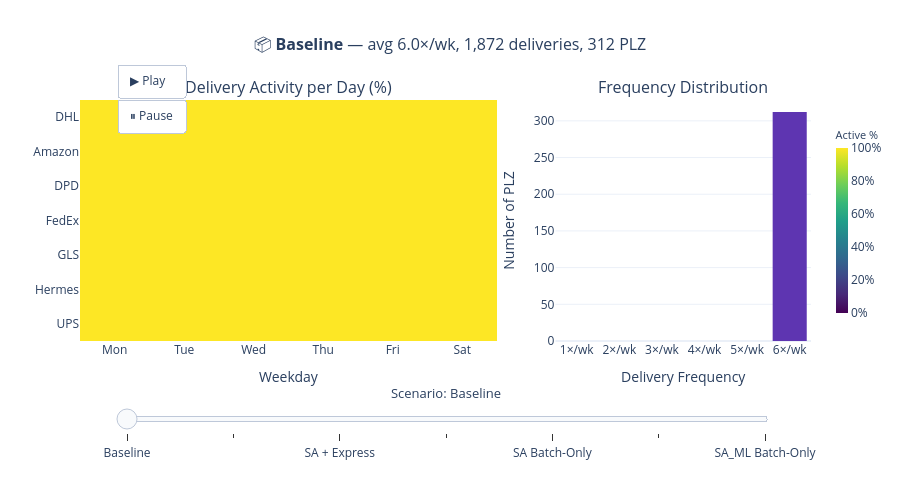

Notebook source saved alongside this figure:
### Markdown cell above
## 5. Delivery Schedule Overview

Interactive animated visualisation of the optimised delivery schedules.
The heatmap shows the percentage of PLZ areas receiving deliveries on
each weekday under every scenario.  The frequency chart reveals how
batch consolidation shifts from daily (6×/week) to reduced frequencies
(2–3×/week).

Use **▶ Play** to animate through scenarios, or drag the slider.

### Code cell
# â”€â”€ Interactive schedule overview â”€â”€â”€â”€â”€â”€â”€â”€â”€â”€â”€â”€â”€â”€â”€â”€â”€â”€â”€â”€â”€â”€â”€â”€â”€â”€â”€â”€â”€â”€â”€â”€â”€â”€â”€â”€â”€â”€â”€â”€â”€â”€â”€
fig_schedule = evaluation.plot_schedule_overview(
    scenario_schedules_by_provider,
    PROVIDERS, SCENARIO_NAMES, WEEKDAYS[:N_DAYS],
)
fig_schedule.show()

### Figure 1 — Plotly figure (JSON) as saved in the notebook; plotly's stock layout.template omitted (floating-point values rounded to 4 significant figures)
{"data": [{"colorbar": {"len": 0.85, "thickness": 12, "ticksuffix": "%", "title": {"font": {"size": 11}, "text": "Active %"}}, "colorscale": [[0, "#440154"], [0.1111, "#482878"], [0.2222, "#3e4989"], [0.3333, "#31688e"], [0.4444, "#26828e"], [0.5556, "#1f9e89"], [0.6667, "#35b779"], [0.7778, "#6ece58"], [0.8889, "#b5de2b"], [1, "#fde725"]], "hovertemplate": "<b>%{y}</b> — %{x}<br>Active: %{z:.0f}%<extra></extra>", "type": "heatmap", "x": ["Mon", "Tue", "Wed", "Thu", "Fri", "Sat"], "xaxis": "x", "y": ["DHL", "Amazon", "DPD", "FedEx", "GLS", "Hermes", "UPS"], "yaxis": "y", "z": [[100.0, 100.0, 100.0, 100.0, 100.0, 100.0], [100.0, 100.0, 100.0, 100.0, 100.0, 100.0], [100.0, 100.0, 100.0, 100.0, 100.0, 100.0], [100.0, 100.0, 100.0, 100.0, 100.0, 100.0], [100.0, 100.0, 100.0, 100.0, 100.0, 100.0], [100.0, 100.0, 100.0, 100.0, 100.0, 100.0], [100.0, 100.0, 100.0, 100.0, 100.0, 100.0]], "zmax": 100, "zmin": 0}, {"hovertemplate": "<b>%{x}</b>: %{y} PLZ<extra></extra>", "marker": {"color": "#5E35B1", "line": {"width": 0}}, "type": "bar", "x": ["1×/wk", "2×/wk", "3×/wk", "4×/wk", "5×/wk", "6×/wk"], "xaxis": "x2", "y": [0, 0, 0, 0, 0, 312], "yaxis": "y2"}], "layout": {"annotations": [{"font": {"size": 16}, "showarrow": false, "text": "Delivery Activity per Day (%)", "x": 0.2852, "xanchor": "center", "xref": "paper", "y": 1, "yanchor": "bottom", "yref": "paper"}, {"font": {"size": 16}, "showarrow": false, "text": "Frequency Distribution", "x": 0.8252, "xanchor": "center", "xref": "paper", "y": 1, "yanchor": "bottom", "yref": "paper"}], "height": 480, "margin": {"b": 80, "l": 80, "r": 30, "t": 100}, "sliders": [{"active": 0, "currentvalue": {"font": {"size": 13}, "prefix": "Scenario: ", "visible": true, "xanchor": "center"}, "len": 0.9, "pad": {"b": 10, "t": 40}, "steps": [{"args": [["Baseline"], {"frame": {"duration": 500, "redraw": true}, "mode": "immediate", "transition": {"duration": 300}}], "label": "Baseline", "method": "animate"}, {"args": [["Fixed + Express"], {"frame": {"duration": 500, "redraw": true}, "mode": "immediate", "transition": {"duration": 300}}], "label": "Fixed + Express", "method": "animate"}, {"args": [["SA + Express"], {"frame": {"duration": 500, "redraw": true}, "mode": "immediate", "transition": {"duration": 300}}], "label": "SA + Express", "method": "animate"}, {"args": [["Fixed Batch-Only"], {"frame": {"duration": 500, "redraw": true}, "mode": "immediate", "transition": {"duration": 300}}], "label": "Fixed Batch-Only", "method": "animate"}, {"args": [["SA Batch-Only"], {"frame": {"duration": 500, "redraw": true}, "mode": "immediate", "transition": {"duration": 300}}], "label": "SA Batch-Only", "method": "animate"}, {"args": [["SA_ML + Express"], {"frame": {"duration": 500, "redraw": true}, "mode": "immediate", "transition": {"duration": 300}}], "label": "SA_ML + Express", "method": "animate"}, {"args": [["SA_ML Batch-Only"], {"frame": {"duration": 500, "redraw": true}, "mode": "immediate", "transition": {"duration": 300}}], "label": "SA_ML Batch-Only", "method": "animate"}], "x": 0.05}], "title": {"font": {"size": 16}, "text": "📦 <b>Baseline</b> — avg 6.0×/wk, 1,872 deliveries, 312 PLZ", "x": 0.5}, "updatemenus": [{"buttons": [{"args": [null, {"frame": {"duration": 800, "redraw": true}, "fromcurrent": true, "transition": {"duration": 400}}], "label": "▶ Play", "method": "animate"}, {"args": [[null], {"frame": {"duration": 0, "redraw": false}, "mode": "immediate", "transition": {"duration": 0}}], "label": "⏸ Pause", "method": "animate"}], "showactive": false, "type": "buttons", "x": 0.05, "xanchor": "left", "y": 1.15}], "xaxis": {"anchor": "y", "domain": [0, 0.5704], "title": {"text": "Weekday"}}, "xaxis2": {"anchor": "y2", "domain": [0.6504, 1], "title": {"text": "Delivery Frequency"}}, "yaxis": {"anchor": "x", "autorange": "reversed", "domain": [0, 1]}, "yaxis2": {"anchor": "x2", "domain": [0, 1], "title": {"text": "Number of PLZ"}}}}
